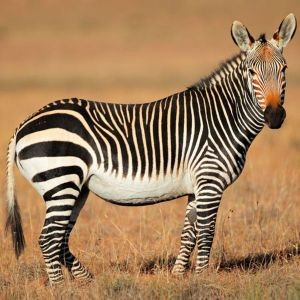
#> input picture vision-from-scratch/image_eg/zebred.jpg, 300 x 300 px, found by its file name
$ python CannyEdge_FromScratch.py
#> lines starting #> are read from the running program, lines starting #| are printed output that depends on the picture
import cv2
import numpy as np

#thresholds parameters (to adapt depending on the image)
t_max = 0.1 #treshold max
t_min= 0.4*t_max #treshold min (40% of t_max)

s_x= 1 #sigma for x
s_y= s_x #sigma for y

# Size of the kernel. Without limiting the size, the kernel would consider all pixels in the line, adding a lot of unnecessary computation.
size = int(6*s_x+1)  #After size = 6*sigma + 1, contributions from further pixels are negligible.

#cap = cv2.VideoCapture(0)

#ret, frame = cap.read()
#image = cv2.cvtColor(frame, cv2.COLOR_BGR2GRAY)
width = size//2 #to center the kernel around 0

image = cv2.imread("C:\\Users\\sacha\\OneDrive\\Documents\\Projet\\computer-vision-playground\\vision-from-scratch\\image_eg\\zebred.jpg", cv2.IMREAD_GRAYSCALE) #load image in grayscale
#> image: shape (300, 300); min 0, max 255, mean 133.6

h, w = image.shape #height and width of the image adaptative to any image size
#> h = 300; w = 300

cv2.imshow("i1", image)

#sobel approxmation implementation
d = np.array([-1,0,1], np.float32) / 2 #approximation of the derivative
g = np.array([1,2,1], np.float32) / 4 #approximation of the kernel

pre_sobx = np.zeros_like(image, dtype=np.float32)
pre_soby = np.zeros_like(image, dtype=np.float32)

sobelx = np.zeros_like(image, dtype=np.float32)
sobely = np.zeros_like(image, dtype=np.float32)

for j in range(w):
    pre_sobx[:,j] = np.convolve(image[:,j], g, mode="same")

for i in range(h):
    sobelx[i,:] = np.convolve(pre_sobx[i,:], d, mode="same")

for i in range(h):
    pre_soby[i,:] = np.convolve(image[i,:], g, mode="same")

for j in range(w):
    sobely[:,j] = np.convolve(pre_soby[:,j], d, mode="same")
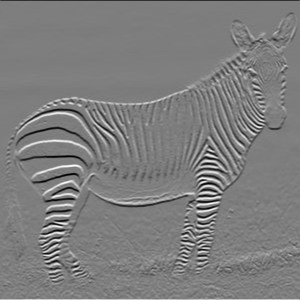
#> sobely: shape (300, 300) float32; min -112, max 114.4, mean 0; drawn with min black and max white

sob = np.sqrt(sobelx**2 + sobely**2)

for u in range(1, h-1): #avoid the borders
    for v in range(1, w-1):
        gradA = np.arctan2(sobely[u,v], sobelx[u,v]) #angle of the gradient
        angle_deg = np.degrees(gradA) #conversion in degrees
        if (abs(angle_deg) < 22.5) or (abs(angle_deg-180)<22.5): #horizontal edge
            if sob[u,v] < sob[u-1,v] or sob[u,v] < sob[u+1,v]: #compare to the pixel above and below
                sob[u,v] = 0
        elif (abs(angle_deg-45) < 22.5) or (abs(angle_deg-225)<22.5): #diagonal edge (45 degrees)
            if sob[u,v] < sob[u+1,v-1] or sob[u,v] < sob[u-1,v+1]:
                sob[u,v] = 0
        elif (abs(angle_deg-90) < 22.5) or (abs(angle_deg-270)<22.5): #vertical edge
            if sob[u,v] < sob[u,v-1] or sob[u,v] < sob[u,v+1]:
                sob[u,v] = 0
        elif (abs(angle_deg-135) < 22.5) or (abs(angle_deg-315)<22.5): #diagonal edge (135 degrees)
            if sob[u,v] < sob[u-1,v-1] or sob[u,v] < sob[u+1,v+1]:
                sob[u,v] = 0

# Thresholding avec hysteresis (comme Canny)
for a in range(h):
    for b in range(w):
        if (np.abs(sob[a,b]) > t_max*np.max(np.abs(sob))): #strong edge
            sob[a,b] = 255
        elif (np.abs(sob[a,b]) < t_max*np.max(np.abs(sob))) and (np.abs(sob[a,b]) > t_min*np.max(np.abs(sob))): #weak edge
            sob[a,b] = 128
        else: #not an edge
            sob[a,b] = 0

# Hysteresis - connexion des contours
Gxy = sob.copy() #creating a copy to avoid updating a weak edge to a strong edge and then using this new value to update another weak edge next to it

for g in range(1, h-1): # Éviter les bords pour les vérifications de voisinage
    for t in range(1, w-1):
        if (sob[g,t] == 128): # weak edge
            # Vérifier les 8 voisins
            if (sob[g+1,t+1] == 255 or sob[g,t+1] == 255 or sob[g-1,t+1] == 255 or
                sob[g-1,t] == 255 or sob[g-1,t-1] == 255 or sob[g,t-1] == 255 or
                sob[g+1,t-1] == 255 or sob[g+1,t] == 255):
                Gxy[g,t] = 255 #update the weak edge to a strong edge
            else: #if not, suppress the weak edge
                Gxy[g,t] = 0
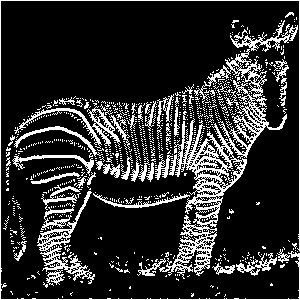
#> Gxy: shape (300, 300) float32; min 0, max 255, mean 45.2

sob = Gxy #update sob with the final result after hysteresis


cv2.imshow("sob", sob.astype(np.uint8)) #display the final result

#kernel x (g_s(x)) for the columns
kernel = np.zeros(size, dtype=np.float32) #kernel's initialization x
# Fill the kernel array with the Gaussian function values
# x = distance from the center
for i in range(size):
    x=i-width #from the left to the right of the kernel (for size = 7, x will take the values -3,-2,-1,0,1,2,3)
    kernel[i] = np.exp(-x**2/(2*s_x**2))/(np.sqrt(2*np.pi*s_x**2))

# Normalize so that the sum of all elements is 1
kernel = kernel/np.sum(kernel)

#Smooth image = G_s(x) convolved with G_s(y) convolved with I(x,y) (thanks to the separability of the Gaussian kernel)

#convolution of I with g_s(x)
GxI = np.zeros_like(image, dtype=np.float32) #initialization of the smoothed image on x
for k in range(h):
    GxI[k, :] = np.convolve(image[k,:], kernel, mode="same") #[k,:] means we take the k-th row of the image

#We now filled GxI with the smoothed image pixel's values on x

#convolution of GxI with g_s(y)
GxyI = np.zeros_like(image, dtype=np.float32) #initialization of the smoothed image on x and y
for l in range(w):
    GxyI[:,l] = np.convolve(GxI[:,l], kernel, mode="same") #[:,l] means we take the l-th column of GxI
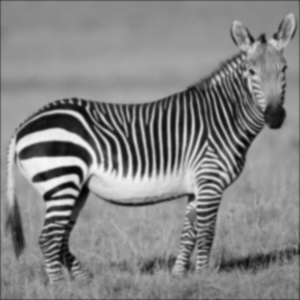
#> GxyI: shape (300, 300) float32; min 4.45, max 247.3, mean 133

#We now filled GxyI with the smoothed image pixel's values on x and y
cv2.imshow("smoothed", GxyI.astype(np.uint8))

dGx = np.zeros_like(image, dtype=np.float32) #initialization of the gradient on x
dGy = np.zeros_like(image, dtype=np.float32) #initialization of the gradient on y
n_Gxy = np.zeros_like(image, dtype=np.float32) #initialization of the norm of the gradient

#computing gradient
for m in range(1, h-1): #avoid the borders
    for n in range(1, w-1):
        dGx[m,n] = (GxyI[m+1,n] - GxyI[m-1,n])/2 #derivative on x (central difference)
        dGy[m,n] = (GxyI[m,n+1] - GxyI[m,n-1])/2 #derivative on y (central difference)
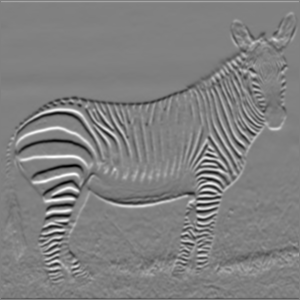
#> dGx: shape (300, 300) float32; min -72.87, max 71.73, mean 0; drawn with min black and max white
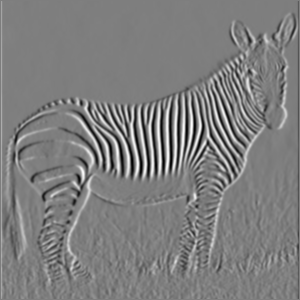
#> dGy: shape (300, 300) float32; min -67.61, max 68.54, mean 0; drawn with min black and max white

n_Gxy = np.sqrt(dGx**2+dGy**2) #norm of the gradient
n_Gxy_display = n_Gxy

#non-maximum suppression
for u in range(1, h-1): #avoid the borders
    for v in range(1, w-1):
        gradA = np.arctan2(dGy[u,v], dGx[u,v]) #angle of the gradient
        angle_deg = np.degrees(gradA) #conversion in degrees
        if (abs(angle_deg) < 22.5) or (abs(angle_deg-180)<22.5): #horizontal edge
            if n_Gxy_display[u,v] < n_Gxy_display[u-1,v] or n_Gxy_display[u,v] < n_Gxy_display[u+1,v]: #compare to the pixel above and below
                n_Gxy_display[u,v] = 0
        elif (abs(angle_deg-45) < 22.5) or (abs(angle_deg-225)<22.5): #diagonal edge (45 degrees)
            if n_Gxy_display[u,v] < n_Gxy_display[u+1,v-1] or n_Gxy_display[u,v] < n_Gxy_display[u-1,v+1]:
                n_Gxy_display[u,v] = 0
        elif (abs(angle_deg-90) < 22.5) or (abs(angle_deg-270)<22.5): #vertical edge
            if n_Gxy_display[u,v] < n_Gxy_display[u,v-1] or n_Gxy_display[u,v] < n_Gxy_display[u,v+1]:
                n_Gxy_display[u,v] = 0
        elif (abs(angle_deg-135) < 22.5) or (abs(angle_deg-315)<22.5): #diagonal edge (135 degrees)
            if n_Gxy_display[u,v] < n_Gxy_display[u-1,v-1] or n_Gxy_display[u,v] < n_Gxy_display[u+1,v+1]:
                n_Gxy_display[u,v] = 0


#thresholding
for a in range(h):
    for b in range(w):
        if (np.abs(n_Gxy_display[a,b]) > t_max*np.max(np.abs(n_Gxy_display))): #strong edge
            n_Gxy_display[a,b]=255
        elif (n_Gxy_display[a,b] < t_max*np.max(np.abs(n_Gxy_display))) and (n_Gxy_display[a,b] > t_min*np.max(np.abs(n_Gxy_display))): #weak edge
            n_Gxy_display[a,b]=128
        else: #not an edge
            n_Gxy_display[a,b]=0
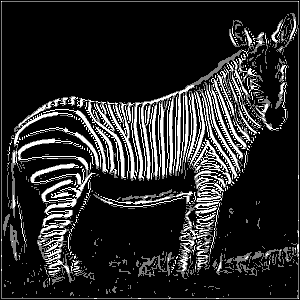
#> n_Gxy_display: shape (300, 300) float32; min 0, max 255, mean 41.1


Gxy = n_Gxy_display.copy() #creating a copy to avoid updating a weak edge to a strong edge and then using this new value to update another weak edge next to it
for g in range(1, h-1):
    for t in range(1, w-1):
        if (n_Gxy_display[g,t] == 128) and (n_Gxy_display[g+1,t+1] == 255 or n_Gxy_display[g,t+1] == 255 or n_Gxy_display[g-1,t+1] == 255 or n_Gxy_display[g-1,t] == 255 or n_Gxy_display[g-1,t-1] == 255 or n_Gxy_display[g,t-1] == 255 or n_Gxy_display[g+1,t-1] == 255 or n_Gxy_display[g+1,t] == 255): #if a weak edge has at least one strong edge in its 8-neighborhood
            Gxy[g,t] = 255 #update the weak edge to a strong edge
        else: #if not, suppress the weak edge
            Gxy[g,t] = 0
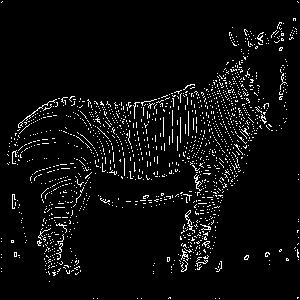
#> Gxy: shape (300, 300) float32; 4.9% white in thin lines or dots
n_Gxy_display = Gxy #update n_Gxy_display with the final result after hysteresis


cv2.imshow("image", n_Gxy_display.astype(np.uint8)) #display the final result
#cap.release()
cv2.waitKey(0)
cv2.destroyAllWindows()

$ run again, with vision-from-scratch/image_eg/zebre.jpg copied over vision-from-scratch/image_eg/zebred.jpg
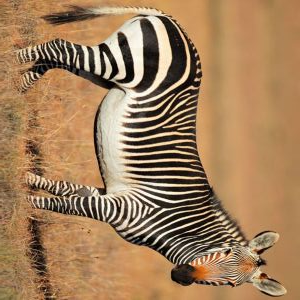
#> input picture vision-from-scratch/image_eg/zebre.jpg, 300 x 300 px, found by its file name
#> after the loop `for m in range(1, h-1):`:
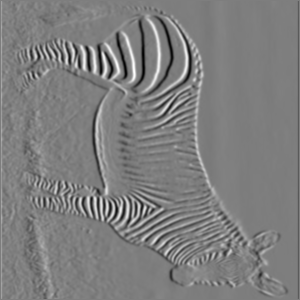
#> dGy: shape (300, 300) float32; min -71.73, max 72.8, mean 0; drawn with min black and max white
#> after the loop `for g in range(1, h-1):`:
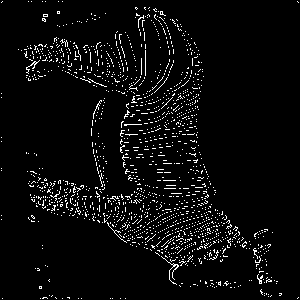
#> Gxy: shape (300, 300) float32; 4.6% white in thin lines or dots
